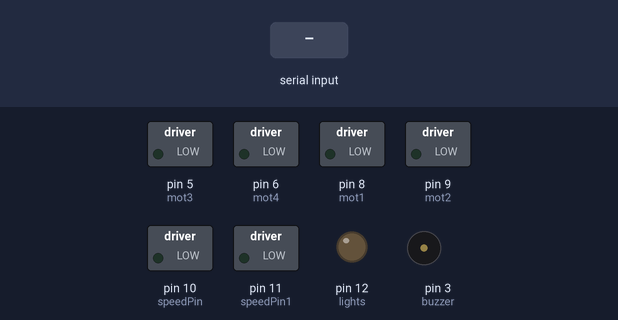
The sketch below on a simulated Arduino Uno, built with avr-gcc and run on an emulated ATmega328P. Shown: switched loads named in the sketch (green lamp = pin HIGH), output pins drawn as LEDs (lit = HIGH), buzzer (waves = sounding). The test bench sets the inputs (shaded band).

Above: at 1.2 s.
1.3 s: byte 70 ('F') received over Serial
At 1.7 s:
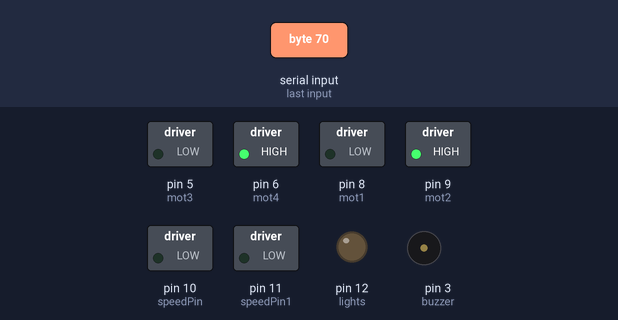
2.8 s: byte 66 ('B') received over Serial
At 4.0 s:
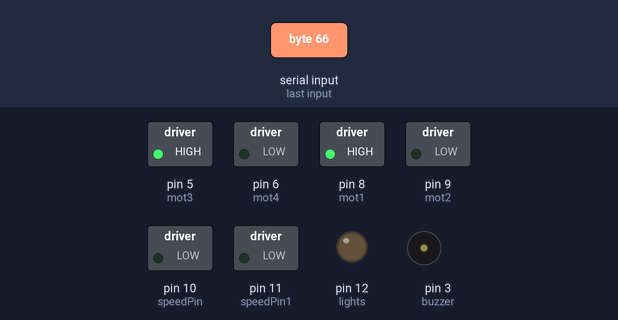
4.3 s: byte 76 ('L') received over Serial
At 5.2 s:
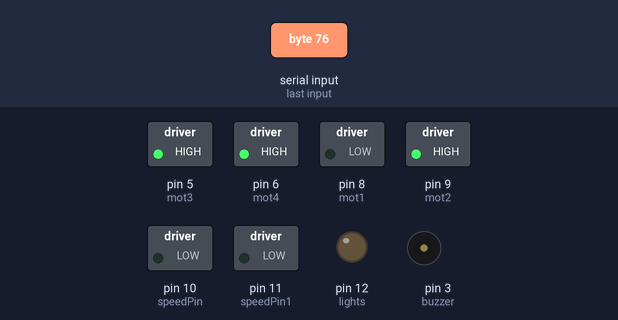
5.8 s: byte 82 ('R') received over Serial
At 6.3 s:
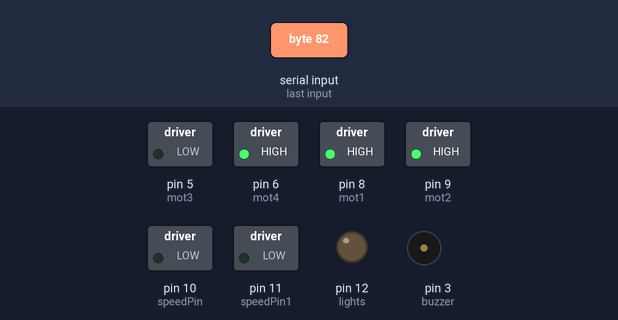
7.3 s: byte 86 ('V') received over Serial
At 8.5 s:
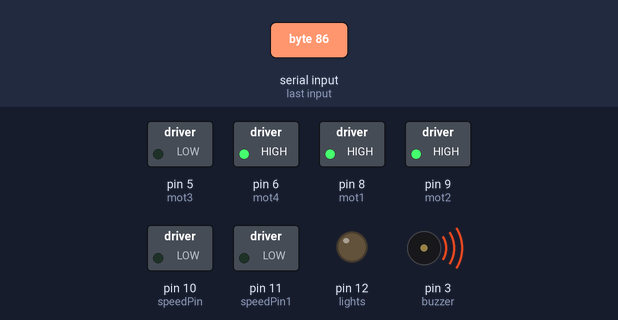
8.8 s: byte 70 ('F') received over Serial
At 9.8 s:
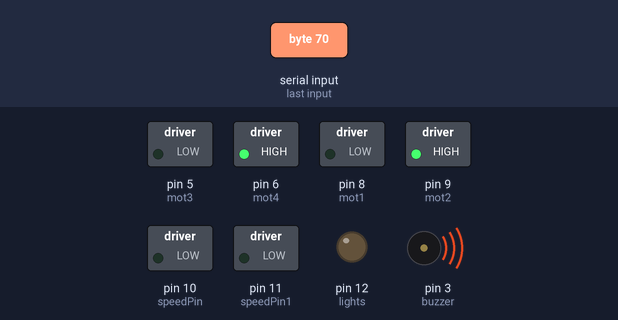
Timing chart, 0 to 11.3 s (numbered marks = the images above; inputs shaded):
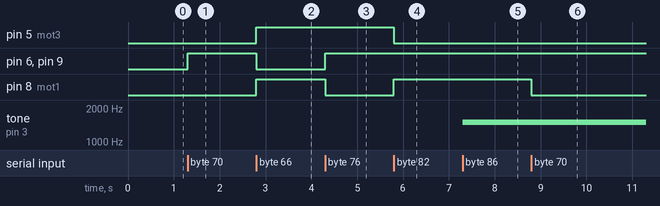

The sketch:

RCCar.ino
```cpp
int speedPin = 10 , mot1 = 8 , mot2 = 9;
int speedPin1 = 11 , mot3 = 5 , mot4 = 6;
int curSpeed = 0 , dir = 0 ;
//const int buzzer = 3 ;
//Leds connected to Arduino UNO Pin 12
  const int lights  = 12;
//Buzzer to Arduino UNO Pin 3
  const int buzzer =   3 ;
//Bluetooth (HC-05 JY-MCU) State pin on pin 2 of Arduino
 // const int BTState = 2;
// Use it to make a delay... without delay() function!
  long previousMillis = -1000*10;// -1000*10=-10sec. to read the first value. If you use 0 then you will take the first value after 10sec.
  long interval = 1000*10;       // interval at which to read battery voltage, change it if you want! (10*1000=10sec)
  unsigned long currentMillis;   //unsigned long currentMillis;
//Useful Variables
  int i=0;
  int j=0;
  int state;
  //int curSpeed=255;     // Default speed, from 0 to 255

void setup() {
    // Set pins as outputs:
    pinMode(speedPin , OUTPUT );
    pinMode(mot1 , OUTPUT ) ;
    pinMode(mot2 , OUTPUT ) ;
    pinMode(speedPin , OUTPUT );
    pinMode(mot3 , OUTPUT ) ;
    pinMode(mot4 , OUTPUT ) ;
    pinMode(speedPin1 , OUTPUT );
    pinMode(lights, OUTPUT);

    // Initialize serial communication at 9600 bits per second:
    Serial.begin(9600);
}

void loop() {
  //Stop car when connection lost or bluetooth disconnected
     //if(digitalRead(BTState)==LOW) { state='S'; }

  //Save income data to variable 'state'
    if(Serial.available() > 0){
      state = Serial.read();
    }

  //Change speed if state is equal from 0 to 10. Values must be from 0 to 255 (PWM)
    if (state == '0'){
      curSpeed=0;}
    else if (state == '1'){
      curSpeed=50;}
    else if (state == '2'){
      curSpeed=75;}
    else if (state == '3'){
      curSpeed=100;}
    else if (state == '4'){
      curSpeed=125;}
    else if (state == '5'){
      curSpeed=155;}
    else if (state == '6'){
      curSpeed=180;}
    else if (state == '7'){
      curSpeed=200;}
    else if (state == '8'){
      curSpeed=225;}
    else if (state == '9'){
      curSpeed=255;}
    else if (state == 'q'){
      curSpeed=255;}

  /***********************Forward****************************/
  //If state is equal with letter 'F', car will go forward!
    if (state == 'F') {
    	digitalWrite(mot1 ,  dir) ;
        digitalWrite(mot2 , !dir) ;
        analogWrite(speedPin , curSpeed) ;
        digitalWrite(mot3 ,  dir) ;
        digitalWrite(mot4 , !dir) ;
        analogWrite(speedPin1 , curSpeed) ;
    }

  /***********************Backward****************************/
  //If state is equal with letter 'B', car will go backward
    else if (state == 'B') {
    	digitalWrite(mot1 ,  !dir) ;
        digitalWrite(mot2 , dir) ;
        analogWrite(speedPin , curSpeed) ;
        digitalWrite(mot3 ,  !dir) ;
        digitalWrite(mot4 ,  dir) ;
        analogWrite(speedPin1 , curSpeed) ;
    }

  /***************************Left*****************************/
  //If state is equal with letter 'L', wheels will turn left
    else if (state == 'L') {
    	digitalWrite(mot1 ,  dir) ;
        digitalWrite(mot2 , !dir) ;
        analogWrite(speedPin , curSpeed) ;
        digitalWrite(mot3 ,  !dir) ;
        digitalWrite(mot4 , !dir) ;
        analogWrite(speedPin1 , curSpeed) ;
    	}
  /***************************Right*****************************/
  //If state is equal with letter 'R', wheels will turn right
    else if (state == 'R') {
    	digitalWrite(mot1 ,  !dir) ;
        digitalWrite(mot2 , !dir) ;
        analogWrite(speedPin , curSpeed) ;
        digitalWrite(mot3 ,  dir) ;
        digitalWrite(mot4 , !dir) ;
        analogWrite(speedPin1 , curSpeed) ;
    }
  /**********************Horn sound***************************/
  //If state is equal with letter 'V', play (or stop) horn sound
    else if (state == 'V'){
      if (j==0){
         tone(buzzer , 1500);//Speaker on
         j=1;
      }
      else if (j==1){
         noTone(buzzer);  //Speaker off
         j=0;
      }
      state='n';
    }
  /************************Stop*****************************/
  //If state is equal with letter 'S', stop the car
    else if (state == 'S'){
        digitalWrite(mot1 ,  !dir) ;
        digitalWrite(mot2 , !dir) ;
        analogWrite(speedPin , curSpeed) ;
        digitalWrite(mot3 ,  !dir) ;
        digitalWrite(mot4 , !dir) ;
        analogWrite(speedPin1 , curSpeed) ;
    }

}
```

Measured:
- after the input at 1.3 s, pin 6 (mot4), pin 9 (mot2): LOW → HIGH at once
- after the input at 2.8 s, pin 5 (mot3), pin 8 (mot1): LOW → HIGH at once; pin 6 (mot4), pin 9 (mot2): HIGH → LOW at once
- after the input at 4.3 s, pin 6 (mot4), pin 9 (mot2): LOW → HIGH at once; pin 8 (mot1): HIGH → LOW at once
- after the input at 5.8 s, pin 5 (mot3): HIGH → LOW at once; pin 8 (mot1): LOW → HIGH at once
- after the input at 7.3 s, tone on pin 3 (buzzer): silent → 1500 Hz at once
- after the input at 8.8 s, pin 8 (mot1): HIGH → LOW at once
